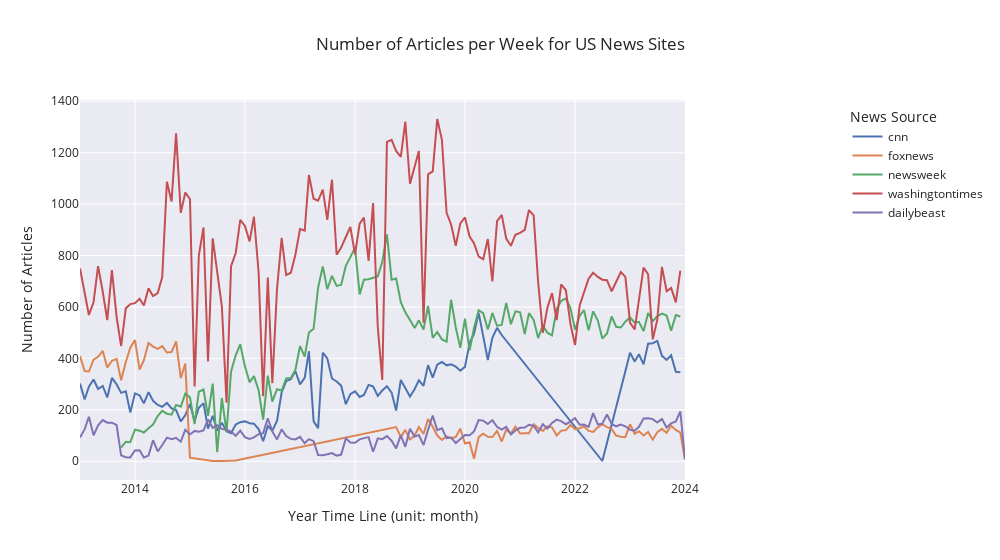

Notebook code for this chart:
### Code cell
# graph timeline
graph_us.timeline("Number of Articles per Week for US News Sites")

### Figure 1 — Plotly figure (JSON) as saved in the notebook; plotly's stock layout.template omitted (floating-point values rounded to 4 significant figures; data arrays with more than 128 entries replaced by an {"elided": "..."} marker saying what was removed)
{"data": [{"hovertemplate": "Source=cnn<br>year_month=%{x}<br>Number of Articles=%{y}<extra></extra>", "legendgroup": "cnn", "line": {"color": "rgb(76,114,176)", "dash": "solid"}, "marker": {"symbol": "circle"}, "mode": "lines", "name": "cnn", "orientation": "v", "showlegend": true, "type": "scatter", "x": ["2013-01", "2013-02", "2013-03", "2013-04", "2013-05", "2013-06", "2013-07", "2013-08", "2013-09", "2013-10", "2013-11", "2013-12", "2014-01", "2014-02", "2014-03", "2014-04", "2014-05", "2014-06", "2014-07", "2014-08", "2014-09", "2014-10", "2014-11", "2014-12", "2015-01", "2015-02", "2015-03", "2015-04", "2015-05", "2015-06", "2015-07", "2015-08", "2015-09", "2015-10", "2015-11", "2015-12", "2016-01", "2016-02", "2016-03", "2016-04", "2016-05", "2016-06", "2016-07", "2016-08", "2016-09", "2016-10", "2016-11", "2016-12", "2017-01", "2017-02", "2017-03", "2017-04", "2017-05", "2017-06", "2017-07", "2017-08", "2017-09", "2017-10", "2017-11", "2017-12", "2018-01", "2018-02", "2018-03", "2018-04", "2018-05", "2018-06", "2018-07", "2018-08", "2018-09", "2018-10", "2018-11", "2018-12", "2019-01", "2019-02", "2019-03", "2019-04", "2019-05", "2019-06", "2019-07", "2019-08", "2019-09", "2019-10", "2019-11", "2019-12", "2020-01", "2020-02", "2020-03", "2020-04", "2020-05", "2020-06", "2020-07", "2020-08", "2020-09", "2022-07", "2022-12", "2023-01", "2023-02", "2023-03", "2023-04", "2023-05", "2023-06", "2023-07", "2023-08", "2023-09", "2023-10", "2023-11", "2023-12"], "xaxis": "x", "y": [302, 240, 290, 318, 281, 293, 248, 324, 299, 266, 272, 190, 264, 256, 225, 269, 235, 219, 212, 227, 206, 199, 155, 179, 222, 157, 208, 226, 127, 177, 119, 150, 117, 109, 143, 152, 155, 148, 146, 125, 78, 137, 119, 157, 268, 312, 319, 351, 299, 324, 428, 155, 129, 422, 400, 322, 310, 294, 222, 261, 272, 250, 258, 297, 291, 254, 275, 292, 267, 197, 316, 285, 252, 281, 315, 293, 374, 325, 376, 386, 373, 377, 368, 352, 367, 461, 495, 577, 481, 394, 480, 519, 491, 1, 350, 422, 388, 416, 377, 457, 459, 468, 410, 394, 412, 348, 346], "yaxis": "y"}, {"hovertemplate": "Source=foxnews<br>year_month=%{x}<br>Number of Articles=%{y}<extra></extra>", "legendgroup": "foxnews", "line": {"color": "rgb(221,132,82)", "dash": "solid"}, "marker": {"symbol": "circle"}, "mode": "lines", "name": "foxnews", "orientation": "v", "showlegend": true, "type": "scatter", "x": ["2013-01", "2013-02", "2013-03", "2013-04", "2013-05", "2013-06", "2013-07", "2013-08", "2013-09", "2013-10", "2013-11", "2013-12", "2014-01", "2014-02", "2014-03", "2014-04", "2014-05", "2014-06", "2014-07", "2014-08", "2014-09", "2014-10", "2014-11", "2014-12", "2015-01", "2015-06", "2015-08", "2015-09", "2015-10", "2015-11", "2018-10", "2018-11", "2018-12", "2019-01", "2019-02", "2019-03", "2019-04", "2019-05", "2019-06", "2019-07", "2019-08", "2019-09", "2019-10", "2019-11", "2019-12", "2020-01", "2020-02", "2020-03", "2020-04", "2020-05", "2020-06", "2020-07", "2020-08", "2020-09", "2020-10", "2020-11", "2020-12", "2021-01", "2021-02", "2021-03", "2021-04", "2021-05", "2021-06", "2021-07", "2021-08", "2021-09", "2021-10", "2021-11", "2021-12", "2022-01", "2022-02", "2022-03", "2022-04", "2022-05", "2022-06", "2022-07", "2022-08", "2022-09", "2022-10", "2022-11", "2022-12", "2023-01", "2023-02", "2023-03", "2023-04", "2023-05", "2023-06", "2023-07", "2023-08", "2023-09", "2023-10", "2023-11", "2023-12", "2024-01"], "xaxis": "x", "y": [409, 351, 349, 395, 406, 429, 365, 391, 398, 315, 386, 442, 471, 356, 393, 460, 446, 437, 448, 423, 425, 466, 323, 380, 14, 1, 1, 1, 1, 3, 133, 95, 122, 85, 100, 133, 106, 164, 134, 100, 83, 97, 90, 94, 127, 69, 74, 10, 94, 107, 95, 94, 118, 76, 123, 108, 135, 108, 109, 109, 144, 129, 118, 136, 132, 100, 119, 121, 141, 125, 128, 136, 118, 114, 132, 144, 133, 125, 100, 95, 94, 144, 107, 117, 100, 114, 84, 113, 126, 111, 138, 122, 111, 7], "yaxis": "y"}, {"hovertemplate": "Source=newsweek<br>year_month=%{x}<br>Number of Articles=%{y}<extra></extra>", "legendgroup": "newsweek", "line": {"color": "rgb(85,168,104)", "dash": "solid"}, "marker": {"symbol": "circle"}, "mode": "lines", "name": "newsweek", "orientation": "v", "showlegend": true, "type": "scatter", "x": ["2013-10", "2013-11", "2013-12", "2014-01", "2014-02", "2014-03", "2014-04", "2014-05", "2014-06", "2014-07", "2014-08", "2014-09", "2014-10", "2014-11", "2014-12", "2015-01", "2015-02", "2015-03", "2015-04", "2015-05", "2015-06", "2015-07", "2015-08", "2015-09", "2015-10", "2015-11", "2015-12", "2016-01", "2016-02", "2016-03", "2016-04", "2016-05", "2016-06", "2016-07", "2016-08", "2016-09", "2016-10", "2016-11", "2016-12", "2017-01", "2017-02", "2017-03", "2017-04", "2017-05", "2017-06", "2017-07", "2017-08", "2017-09", "2017-10", "2017-11", "2017-12", "2018-01", "2018-02", "2018-03", "2018-04", "2018-05", "2018-06", "2018-07", "2018-08", "2018-09", "2018-10", "2018-11", "2018-12", "2019-01", "2019-02", "2019-03", "2019-04", "2019-05", "2019-06", "2019-07", "2019-08", "2019-09", "2019-10", "2019-11", "2019-12", "2020-01", "2020-02", "2020-03", "2020-04", "2020-05", "2020-06", "2020-07", "2020-08", "2020-09", "2020-10", "2020-11", "2020-12", "2021-01", "2021-02", "2021-03", "2021-04", "2021-05", "2021-06", "2021-07", "2021-08", "2021-09", "2021-10", "2021-11", "2021-12", "2022-01", "2022-02", "2022-03", "2022-04", "2022-05", "2022-06", "2022-07", "2022-08", "2022-09", "2022-10", "2022-11", "2022-12", "2023-01", "2023-02", "2023-03", "2023-04", "2023-05", "2023-06", "2023-07", "2023-08", "2023-09", "2023-10", "2023-11", "2023-12"], "xaxis": "x", "y": [53, 76, 74, 123, 119, 112, 128, 143, 176, 196, 185, 181, 219, 212, 263, 249, 145, 271, 279, 177, 302, 35, 246, 113, 349, 412, 455, 369, 307, 331, 276, 162, 333, 232, 280, 275, 322, 324, 355, 448, 407, 501, 515, 675, 758, 669, 721, 682, 686, 760, 794, 831, 649, 706, 708, 714, 719, 776, 882, 706, 711, 619, 579, 549, 518, 548, 512, 604, 480, 503, 474, 465, 628, 520, 441, 555, 431, 518, 587, 576, 512, 577, 527, 530, 616, 533, 583, 579, 495, 576, 550, 479, 529, 500, 489, 592, 624, 633, 597, 512, 566, 588, 509, 583, 547, 477, 497, 563, 523, 520, 543, 559, 539, 542, 506, 577, 545, 564, 574, 567, 508, 569, 563], "yaxis": "y"}, {"hovertemplate": "Source=washingtontimes<br>year_month=%{x}<br>Number of Articles=%{y}<extra></extra>", "legendgroup": "washingtontimes", "line": {"color": "rgb(196,78,82)", "dash": "solid"}, "marker": {"symbol": "circle"}, "mode": "lines", "name": "washingtontimes", "orientation": "v", "showlegend": true, "type": "scatter", "x": {"elided": "131 str values"}, "xaxis": "x", "y": {"elided": "131 int values"}, "yaxis": "y"}, {"hovertemplate": "Source=dailybeast<br>year_month=%{x}<br>Number of Articles=%{y}<extra></extra>", "legendgroup": "dailybeast", "line": {"color": "rgb(129,114,179)", "dash": "solid"}, "marker": {"symbol": "circle"}, "mode": "lines", "name": "dailybeast", "orientation": "v", "showlegend": true, "type": "scatter", "x": {"elided": "133 str values"}, "xaxis": "x", "y": {"elided": "133 int values"}, "yaxis": "y"}], "layout": {"legend": {"title": {"text": "News Source"}, "tracegroupgap": 0, "x": 1.5, "xanchor": "right", "y": 0.99, "yanchor": "top"}, "title": {"text": "Number of Articles per Week for US News Sites", "x": 0.5}, "width": 1000, "xaxis": {"anchor": "y", "domain": [0, 1], "title": {"text": "Year Time Line (unit: month)"}}, "yaxis": {"anchor": "x", "domain": [0, 1], "title": {"text": "Number of Articles"}}}}
